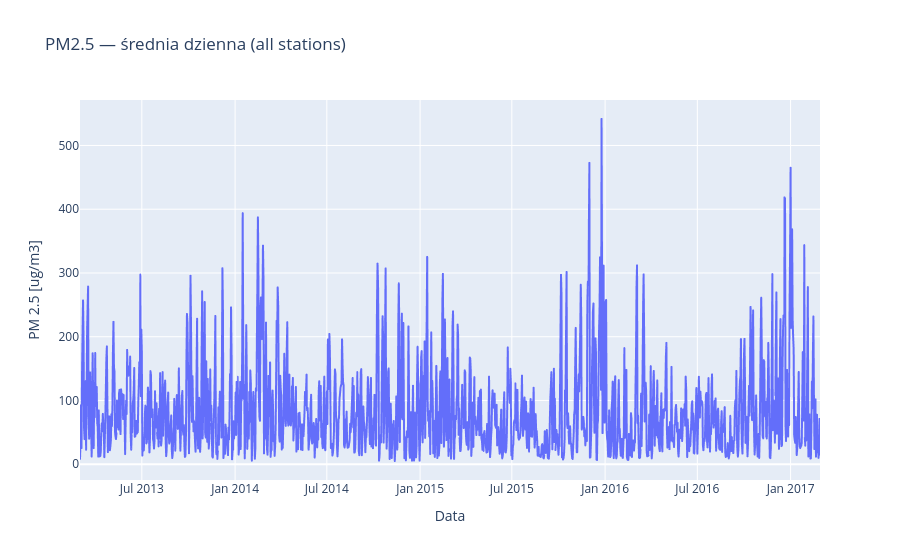

The cell this chart's notebook holds for it:
### Markdown cell above
### Zadanie 19 (10–12 min)
**Biznes:** Interaktywny trend dzienny PM2.5 z możliwością hover.

**Technicznie:** `px.line`, zapis `write_html`.

**TODO:** użyj `df_daily` (z Zad. 10) i zapisz wykres jako `plot_pm25_daily.html`.

### Code cell
fig = px.line(df_daily, x="date", y="PM2.5", title="PM2.5 — średnia dzienna (all stations)")
fig.update_layout(xaxis_title='Data', yaxis_title='PM 2.5 [ug/m3]')
fig.write_html("plot_pm25_daily.html")
fig.show()

### Figure 1 — Plotly figure (JSON) as saved in the notebook; plotly's stock layout.template omitted (floating-point values rounded to 4 significant figures; data arrays with more than 128 entries replaced by an {"elided": "..."} marker saying what was removed)
{"data": [{"hovertemplate": "date=%{x}<br>PM2.5=%{y}<extra></extra>", "legendgroup": "", "line": {"color": "#636efa", "dash": "solid"}, "marker": {"symbol": "circle"}, "mode": "lines", "name": "", "showlegend": false, "type": "scattergl", "x": {"elided": "1460 str values"}, "xaxis": "x", "y": {"elided": "1460 float values"}, "yaxis": "y"}], "layout": {"legend": {"tracegroupgap": 0}, "title": {"text": "PM2.5 — średnia dzienna (all stations)"}, "xaxis": {"anchor": "y", "domain": [0, 1], "title": {"text": "Data"}}, "yaxis": {"anchor": "x", "domain": [0, 1], "title": {"text": "PM 2.5 [ug/m3]"}}}}
